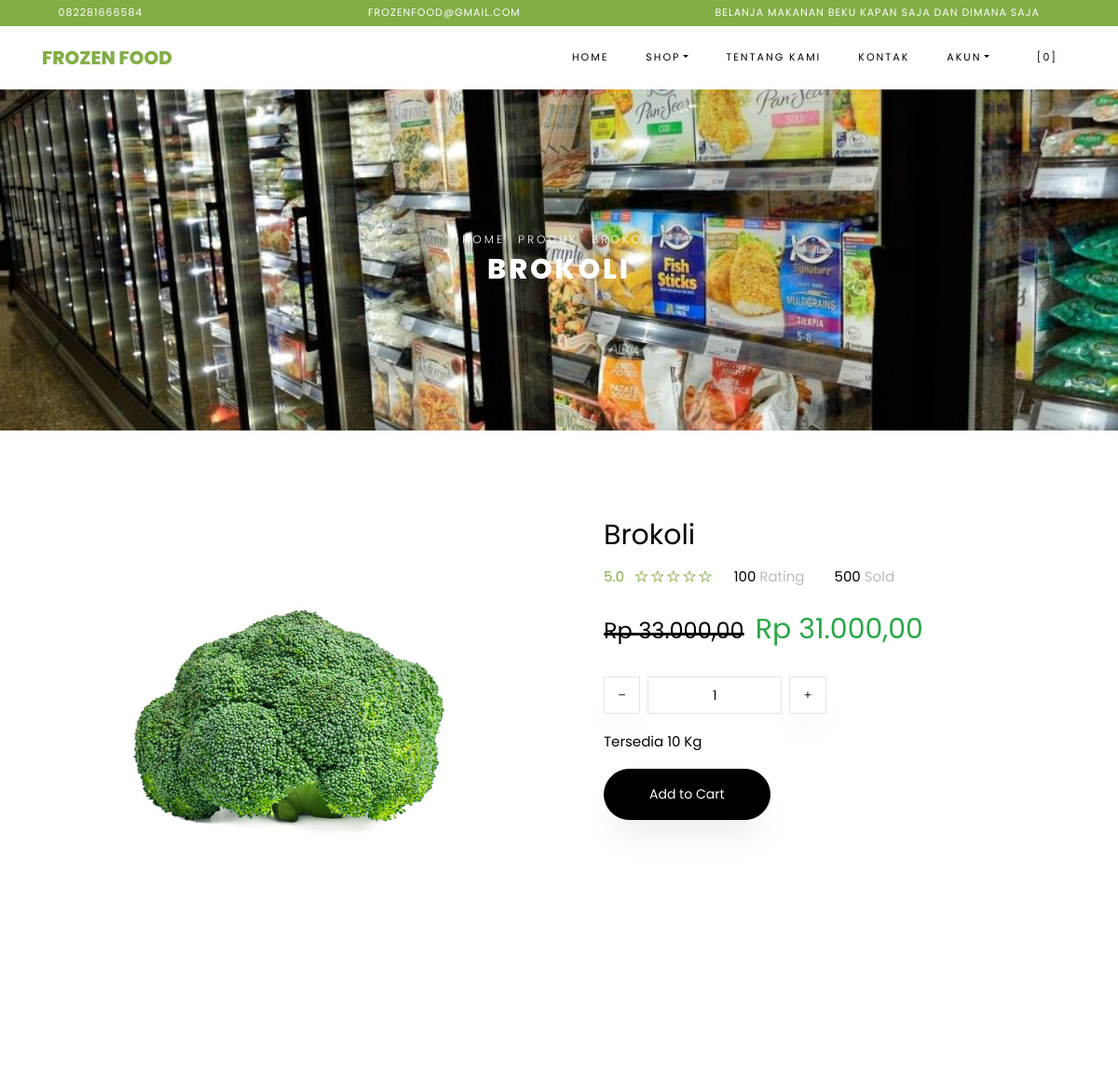
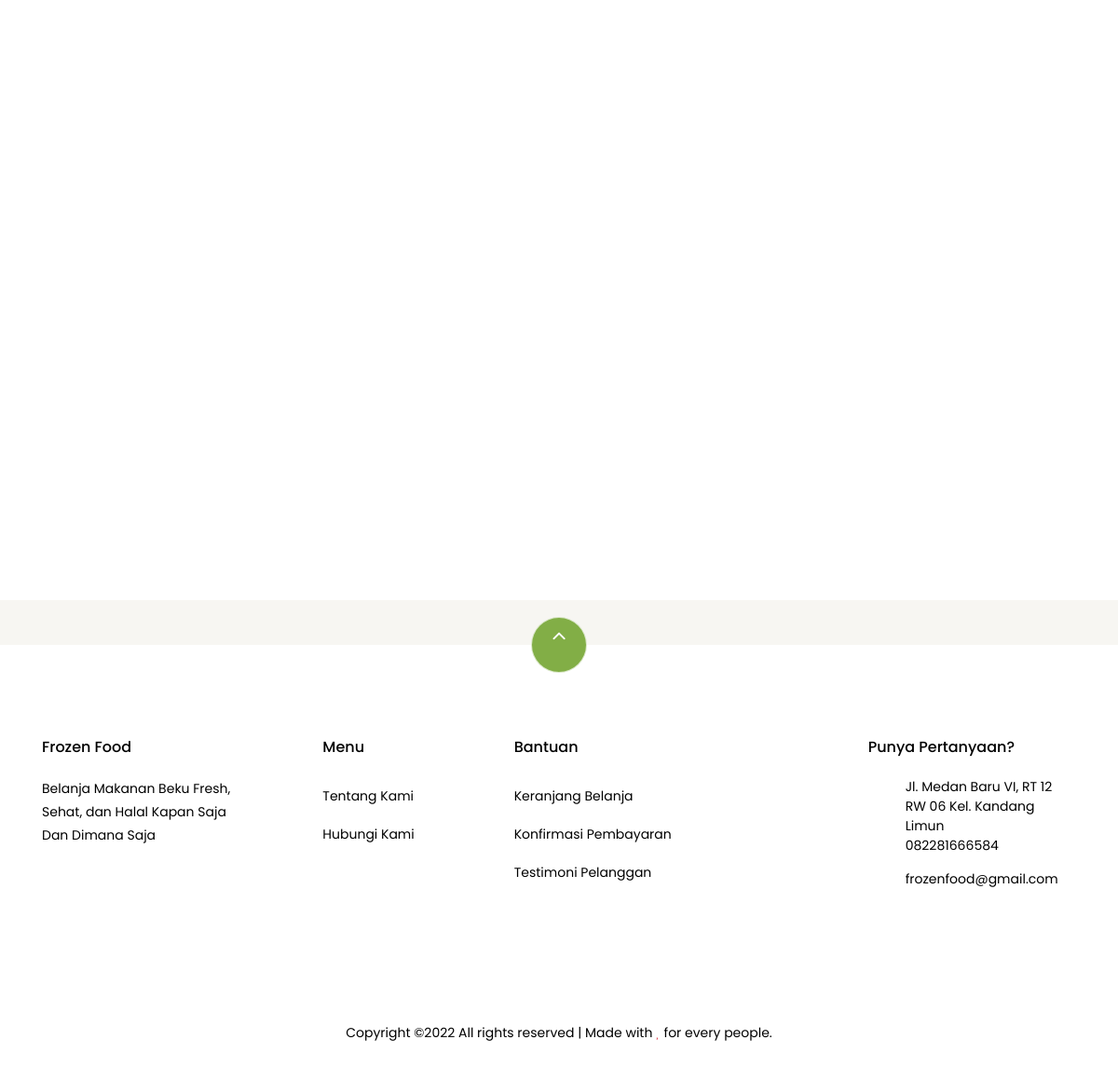
Page /index.php/shop/product/2/BS350420/ on the committed database (2 pictures, top to bottom).
### tables this page shows
CREATE TABLE `settings` (
  `id` int(10) NOT NULL,
  `key` varchar(32) NOT NULL,
  `content` text NOT NULL
);

CREATE TABLE `products` (
  `id` bigint(20) NOT NULL,
  `category_id` int(10) DEFAULT NULL,
  `sku` varchar(32) DEFAULT NULL,
  `name` varchar(191) NOT NULL,
  `description` varchar(191) DEFAULT NULL,
  `picture_name` varchar(191) DEFAULT NULL,
  `price` decimal(8,2) NOT NULL,
  `current_discount` decimal(8,2) DEFAULT 0.00,
  `stock` int(10) NOT NULL,
  `product_unit` varchar(32) DEFAULT NULL,
  `is_available` tinyint(1) DEFAULT 1,
  `add_date` datetime DEFAULT NULL
);

### application/views/themes/vegefoods/shop/view_single_product.php (the view, shortened to what the rows shown need)
<div class="hero-wrap hero-bread" style="background-image: url('<?php echo get_theme_uri('images/bg_1.jpg'); ?>');">
    <div class="container">
      <div class="row no-gutters slider-text align-items-center justify-content-center">
        <div class="col-md-9 ftco-animate text-center">
            <p class="breadcrumbs"><span class="mr-2"><?php echo anchor(base_url(), 'Home'); ?></span>
            <span class="mr-2"><?php echo anchor('browse', 'Produk'); ?></span>
            <span><?php echo $product->name; ?></span></p>
          <h1 class="mb-0 bread"><?php echo $product->name; ?></h1>
        </div>
      </div>
    </div>
  </div>
  <section class="ftco-section">
      <div class="container">
          <div class="row">
              <div class="col-lg-6 mb-5 ftco-animate">
                  <a href="<?php echo base_url('assets/uploads/products/'. $product->picture_name); ?>" class="image-popup"><img src="<?php echo base_url('assets/uploads/products/'. $product->picture_name); ?>" class="img-fluid" alt="<?php echo $product->name; ?>"></a>
              </div>
              <div class="col-lg-6 product-details pl-md-5 ftco-animate">
                  <h3><?php echo $product->name; ?></h3>
                  <div class="rating d-flex">
                          <p class="text-left mr-4">
                              <a href="#" class="mr-2">5.0</a>
                              <a href="#"><span class="ion-ios-star-outline"></span></a>
                              <a href="#"><span class="ion-ios-star-outline"></span></a>
                              <a href="#"><span class="ion-ios-star-outline"></span></a>
                              <a href="#"><span class="ion-ios-star-outline"></span></a>
                              <a href="#"><span class="ion-ios-star-outline"></span></a>
                          </p>
                          <p class="text-left mr-4">
                              <a href="#" class="mr-2" style="color: #000;">100 <span style="color: #bbb;">Rating</span></a>
                          </p>
                          <p class="text-left">
                              <a href="#" class="mr-2" style="color: #000;">500 <span style="color: #bbb;">Sold</span></a>
                          </p>
                      </div>
                  <p class="price">
                      <?php if ($product->current_discount > 0) : ?>
                        <span class="mr-2 price-dc"><strike><small>Rp <?php echo format_rupiah($product->price); ?></small></strike></span>
                        <span class="price-sale text-success">Rp <?php echo format_rupiah($product->price - $product->current_discount); ?></span>
                      <?php else : ?>
                      <span>Rp <?php echo format_rupiah($product->price); ?></span>
                      <?php endif; ?>
                    </p>
                      <div class="row mt-4">
                          <div class="input-group col-md-6 d-flex mb-3">
                   <span class="input-group-btn mr-2">
                      <button type="button" class="quantity-left-minus btn"  data-type="minus" data-field="">
                     <i class="ion-ios-remove"></i>
                      </button>
                      </span>
                   <input type="text" id="quantity" name="quantity" class="form-control input-number" value="1" min="1" max="100">
                   <span class="input-group-btn ml-2">
                      <button type="button" class="quantity-right-plus btn" data-type="plus" data-field="">
                       <i class="ion-ios-add"></i>
                   </button>
                   </span>
                </div>
                <div class="col-md-12">
                    <p style="color: #000;">Tersedia <?php echo $product->stock; ?> <?php echo $product->product_unit; ?></p>
                </div>
            </div>
            <p><a href="#" class="btn btn-black btn-sm py-3 px-5 add-cart cart-btn" data-sku="<?php echo $product->sku; ?>" data-name="<?php echo $product->name; ?>" data-price="<?php echo ($product->current_discount > 0) ? ($product->price - $product->current_discount) : $product->price; ?>" data-id="<?php echo $product->id; ?>">Add to Cart</a></p>
              </div>
          </div>
      </div>
  </section>
  <section class="ftco-section">
      <div class="container">
              <div class="row justify-content-center mb-3 pb-3">
      </div>
      </div>
      <div class="container">
          <div class="row">
          </div>
      </div>
  </section>

### application/views/themes/vegefoods/header.php (shortened to what the rows shown need)
?><!DOCTYPE html>
<html lang="en">
  <head>
    <link rel="stylesheet" href="<?php echo get_theme_uri('css/open-iconic-bootstrap.min.css'); ?>">
    <link rel="stylesheet" href="<?php echo get_theme_uri('css/animate.css'); ?>">
    <link rel="stylesheet" href="<?php echo get_theme_uri('css/owl.carousel.min.css'); ?>">
    <link rel="stylesheet" href="<?php echo get_theme_uri('css/owl.theme.default.min.css'); ?>">
    <link rel="stylesheet" href="<?php echo get_theme_uri('css/magnific-popup.css'); ?>">
    <link rel="stylesheet" href="<?php echo get_theme_uri('css/aos.css'); ?>">
	<link rel="stylesheet" href="<?php echo get_theme_uri('css/ionicons.min.css'); ?>">
	<link rel="stylesheet" href="<?php echo get_theme_uri('js/plugins/@fortawesome/fontawesome-free/css/all.min.css', 'argon'); ?>">
    <link rel="stylesheet" href="<?php echo get_theme_uri('css/bootstrap-datepicker.css'); ?>">
    <link rel="stylesheet" href="<?php echo get_theme_uri('css/jquery.timepicker.css'); ?>">
    <link rel="stylesheet" href="<?php echo get_theme_uri('css/flaticon.css'); ?>">
    <link rel="stylesheet" href="<?php echo get_theme_uri('css/icomoon.css'); ?>">
	<link rel="stylesheet" href="<?php echo get_theme_uri('css/style.css'); ?>">
	<link rel="stylesheet" href="<?php echo base_url('assets/plugins/toastr/toastr.min.css'); ?>">
  </head>
  <body class="goto-here">
		<div class="py-1 bg-primary">
    	<div class="container">
    		<div class="row no-gutters d-flex align-items-start align-items-center px-md-0">
	    		<div class="col-lg-12 d-block">
		    		<div class="row d-flex">
		    			<div class="col-md pr-4 d-flex topper align-items-center">
					    	<div class="icon mr-2 d-flex justify-content-center align-items-center"><span class="icon-phone2"></span></div>
						    <span class="text"><?php echo get_settings('store_phone_number'); ?></span>
					    </div>
					    <div class="col-md pr-4 d-flex topper align-items-center">
					    	<div class="icon mr-2 d-flex justify-content-center align-items-center"><span class="icon-paper-plane"></span></div>
						    <span class="text"><?php echo get_settings('store_email'); ?></span>
					    </div>
					    <div class="col-md-5 pr-4 d-flex topper align-items-center text-lg-right">
						    <span class="text"><?php echo get_settings('store_tagline'); ?></span>
					    </div>
				    </div>
			    </div>
		    </div>
		  </div>
    </div>
    <nav class="navbar navbar-expand-lg navbar-dark ftco_navbar bg-dark ftco-navbar-light" id="ftco-navbar">
	    <div class="container">
	      <a class="navbar-brand" href="<?php echo base_url(); ?>"><?php echo get_store_name(); ?></a>
	      <div class="collapse navbar-collapse" id="ftco-nav">
	        <ul class="navbar-nav ml-auto">
	          <li class="nav-item active"><a href="<?php echo base_url(); ?>" class="nav-link">Home</a></li>
	          <li class="nav-item dropdown">
              <a class="nav-link dropdown-toggle" href="#" id="dropdown04" data-toggle="dropdown" aria-haspopup="true" aria-expanded="false">Shop</a>
            </li>
	          <li class="nav-item"><a href="<?php echo site_url('pages/about'); ?>" class="nav-link">Tentang Kami</a></li>
              <li class="nav-item"><a href="<?php echo site_url('pages/contact'); ?>" class="nav-link">Kontak</a></li>
              <li class="nav-item dropdown">
              <a class="nav-link dropdown-toggle" href="#" id="dropdown05" data-toggle="dropdown" aria-haspopup="true" aria-expanded="false">Akun</a>
            </li>
	          <li class="nav-item cta cta-colored"><a href="<?php echo site_url('shop/cart'); ?>" class="nav-link"><span class="icon-shopping_cart"></span>[<span class="cart-item-total">0</span>]</a></li>
	        </ul>
	      </div>
	    </div>
	  </nav>

### application/views/themes/vegefoods/footer.php (shortened to what the rows shown need)
<section class="ftco-section ftco-no-pt ftco-no-pb py-5 bg-light">
    <div class="container py-4">
    </div>
  </section>
  <footer class="ftco-footer ftco-section">
    <div class="container">
        <div class="row">
            <div class="mouse">
                      <a href="#" class="mouse-icon">
                          <div class="mouse-wheel"><span class="ion-ios-arrow-up"></span></div>
                      </a>
                  </div>
        </div>
      <div class="row mb-5">
        <div class="col-md">
          <div class="ftco-footer-widget mb-4">
            <h2 class="ftco-heading-2"><?php echo get_store_name(); ?></h2>
            <p><?php echo get_settings('store_description'); ?></p>
            <ul class="ftco-footer-social list-unstyled float-md-left float-lft mt-5">
            </ul>
          </div>
        </div>
        <div class="col-md">
          <div class="ftco-footer-widget mb-4 ml-md-5">
            <h2 class="ftco-heading-2">Menu</h2>
            <ul class="list-unstyled">
              <li><a href="<?php echo site_url('pages/about'); ?>" class="py-2 d-block">Tentang Kami</a></li>
              <li><a href="<?php echo site_url('pages/contact'); ?>" class="py-2 d-block">Hubungi Kami</a></li>
            </ul>
          </div>
        </div>
        <div class="col-md-4">
           <div class="ftco-footer-widget mb-4">
            <h2 class="ftco-heading-2">Bantuan</h2>
            <div class="d-flex">
                <ul class="list-unstyled mr-l-5 pr-l-3 mr-4">
                  <li><a href="<?php echo site_url('shop/cart'); ?>" class="py-2 d-block">Keranjang Belanja</a></li>
                  <li><a href="<?php echo site_url('customer/payments/confirm'); ?>" class="py-2 d-block">Konfirmasi Pembayaran</a></li>
                  <li><a href="<?php echo site_url('shop/testimonial'); ?>" class="py-2 d-block">Testimoni Pelanggan</a></li>
                </ul>
              </div>
          </div>
        </div>
        <div class="col-md">
          <div class="ftco-footer-widget mb-4">
              <h2 class="ftco-heading-2">Punya Pertanyaan?</h2>
              <div class="block-23 mb-3">
                <ul>
                  <li><span class="icon icon-map-marker"></span><span class="text"><?php echo get_settings('store_address'); ?></span></li>
                  <li><a href="#"><span class="icon icon-phone"></span><span class="text"><?php echo get_settings('store_phone_number'); ?></span></a></li>
                  <li><a href="#"><span class="icon icon-envelope"></span><span class="text"><?php echo get_settings('store_email'); ?></span></a></li>
                </ul>
              </div>
          </div>
        </div>
      </div>
      <div class="row">
        <div class="col-md-12 text-center">
          <p>
                        Copyright &copy;<script>document.write(new Date().getFullYear());</script> All rights reserved | Made with <i class="icon-heart text-danger" aria-hidden="true"></i> for every people.
                      </p>
        </div>
      </div>
    </div>
  </footer>
</body>
</html>

### rows in the picture
settings: content "082281666584"
settings: content "FROZENFOOD@GMAIL.COM", content "frozenfood@gmail.com"
settings: content "BELANJA MAKANAN BEKU KAPAN SAJA DAN DIMANA SAJA"
settings: content "FROZEN FOOD", content "Frozen Food"
settings: content (picture)
products: name "BROKOLI", picture_name (picture), name "Brokoli", price "33.000,00", format_rupiah($product->price - $product->current_discount) "31.000,00", stock "10", product_unit "Kg"
settings: content "Belanja Makanan Beku Fresh, Sehat, dan Halal Kapan Saja Dan Dimana Saja"
settings: content "Jl. Medan Baru VI, RT 12 RW 06 Kel. Kandang Limun"

### other values in the picture
anchor(base_url(), 'Home') "HOME"
anchor('browse', 'Produk') "PRODUK"
